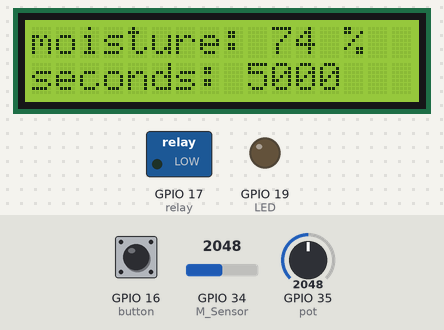
A sketch run on a simulated ESP32. Shown: 16×2 character LCD, switched loads named in the sketch (green lamp = pin HIGH), output pins drawn as LEDs (lit = HIGH). The inputs (shaded band) are chosen by the test bench; at power-on: GPIO 16 (button) HIGH, GPIO 34 (M_Sensor) = 2048, GPIO 35 (pot) = 2048. What the sketch prints to the serial monitor is not drawn. At 10.4 s the program restarts the board; the recording ends there.

Above: at 2.2 s.
2.3 s: GPIO 16 (button) pulled LOW for 0.15 s
At 3.5 s:
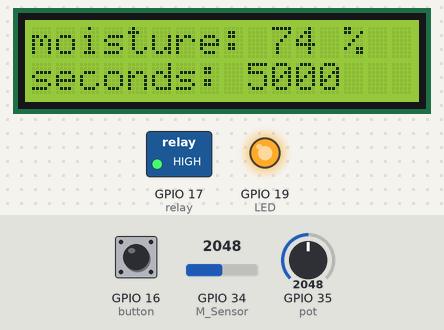
At 7.7 s:
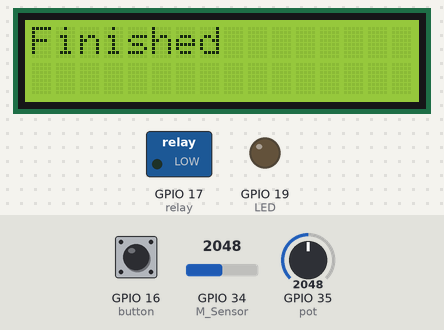
Timing chart, 0 to 9.2 s (numbered marks = the images above; inputs shaded):
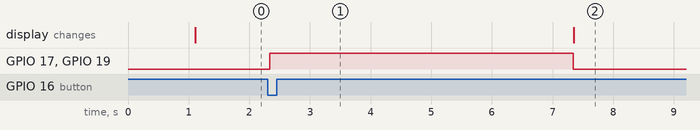

Measured:
- after the input at 2.3 s, GPIO 17 (relay), GPIO 19 (LED): LOW → HIGH at once, → LOW 5.0 s later

The sketch:

Pump_soil_moisture_sensor.ino
```cpp
#include <LiquidCrystal_I2C.h>  // a library for controlling LCD Screens

int M_Sensor = 34;  //The soil moisture sensor was attached to pin no 34
int value_M;        // a variable to store the sensor reading
int value_M_soil;   // another variable to map the analog reading of the sensor between 0-100. Note: this do not represent the actual soil moisture it needs calibration
int LED = 19;       // an LED indicator was attached to pin no 19
int relay = 17;     // The relay oin was attached to pin no 17
int button = 16;    // a button was attached to pin 16
int button_val;     // a variable to store the button value

int pot = 35;       // the pot was attached to pin 35
int pot_val;        // a variable to store the pot value
int pot_val_2 ;     // another variable to approximate the pot value.
int RESET = 18;     // pin no 18 was attached to the reset pin on the ESP32 (this to reset the code from the program when needed.

LiquidCrystal_I2C lcd (0x27, 16,2);  // Creating the lcd object address 0x3F and 16 columns x 2 rows


void setup() {
  // put your setup code here, to run once:

pinMode(M_Sensor, INPUT);  // Declaring the soil moisture pin as an INPUT
pinMode(LED, OUTPUT);      // Declaring the LED pin as OUTPUT
pinMode(relay, OUTPUT);    // Declaring the relay pin as an putput
pinMode(button, INPUT_PULLUP); // declaring the button pin as an INPU_PULLUP
pinMode (pot, INPUT);          // declaring the pot as an input
pinMode (RESET, INPUT);        // declaring the RESET pin as an input

digitalWrite (relay, LOW);    // starting the relay as low


digitalWrite (RESET, HIGH);  // startig the reset as High

Serial.begin(115200);      // starting the serial communication


lcd. begin ();  // Initialize the LCD connected
lcd. backlight ();  // Turn on the backlight on LCD.

lcd. print ( "PRORGRAM START" );  // print this Message on the LCD.
delay(1000); // wait fro one second
lcd.clear(); // clear the message
}


void loop() {
  // put your main code here, to run repeatedly:

button_val = digitalRead (button); // read the button digital value and store it in button_val
value_M = analogRead(M_Sensor); // read the analog value of the sensor and store it in value_M
value_M_soil = map (analogRead (M_Sensor), 3530, 1450, 10, 100); // mapping the analog value between 10-100.
pot_val = map(analogRead (pot), 0, 4095, 1000, 10000); // reading the pot value and mapping it between 1000-10000 to represent milliseconds
pot_val_2 = (pot_val/1000) * 1000; // just to get rid of the fraction so the step will be 1000, 2000, 3000 ...., 10000.
                                   // remeber the variable is an integer it can not store fractions for example 1458 will be 1000 or 3985 will be 3000,  etc.

lcd. setCursor (0, 0); //set the cursor in the begining of the LCD screen
lcd. print ( "moisture: " ); // print the word "moisture: "
lcd. print (value_M_soil); // then add the soil moisture value
lcd. print  (" %" );       // then add %
lcd. setCursor (0, 1); // place the cursor on first position (col: 0) of the second line (row: 1)
lcd. print ( "seconds: " ); // then print the word "seconds: "
lcd. print (pot_val_2);     // print the milliseconds


Serial.print ("moisture: ");
Serial.print (value_M); Serial.print (", button value: ");
Serial.print (button_val);
Serial.print (", irrigation time: ");
Serial.println (pot_val_2);

/*----------------------------------------------------------------------------------------------BEHAVIOR_01-----------------------------------------------------------------------------------------------------
// in this behavior, once the soil is dry the system will start for a certian time then it will stop and read the sensor again.
//if the soil still dry it will start again until it finishs the irrigation.
if (value_M > 2700) { // the soil is dry
  digitalWrite (relay, LOW); // start the pump
  delay(pot_val_2);               // for three seconds
  digitalWrite (relay, HIGH); // stop the pump
  delay(5000);                // for four seconds
}
//---------------------------------------------------------------------------------------------END_BEHAVIOR_1--------------------------------------------------------------------------------------------------*/


//----------------------------------------------------------------------------------------------BEHAVIOR_02-----------------------------------------------------------------------------------------------------
// in this behavior the sensor will read the moisture and the user will start the pump for a certian time using a button. in this cas a reset button had to be pressed to read the moisture again.

if (value_M > 1600 && button_val == 0) { // the soil is dry and the button was switched on
  digitalWrite (relay, HIGH);   // start the pump
  digitalWrite (LED, HIGH);
  delay(pot_val_2);                // for three seconds
  digitalWrite (LED, LOW);
  digitalWrite (relay, LOW);// stop the pump
  lcd.clear();
  lcd. print ( "Finished" );
  delay(3000);
  lcd.clear();
  ESP.restart();
}
//---------------------------------------------------------------------------------------------END_BEHAVIOR_1--------------------------------------------------------------------------------------------------*/
}
```
